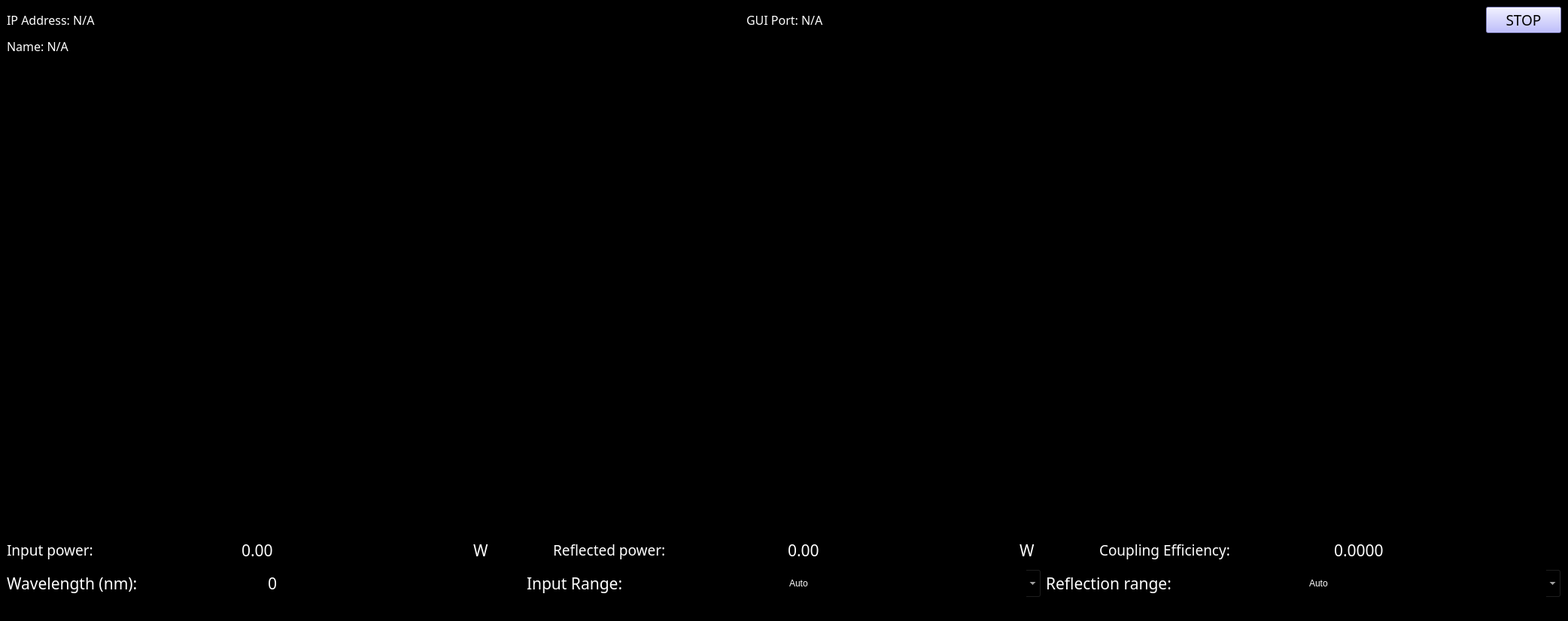
<?xml version="1.0" encoding="UTF-8"?>
<ui version="4.0">
 <class>MainWindow</class>
 <widget class="QMainWindow" name="MainWindow">
  <property name="geometry">
   <rect>
    <x>0</x>
    <y>0</y>
    <width>2084</width>
    <height>826</height>
   </rect>
  </property>
  <property name="sizePolicy">
   <sizepolicy hsizetype="Expanding" vsizetype="Expanding">
    <horstretch>0</horstretch>
    <verstretch>0</verstretch>
   </sizepolicy>
  </property>
  <property name="windowTitle">
   <string>Fiber Coupling</string>
  </property>
  <property name="styleSheet">
   <string notr="true">background-color: rgb(0, 0, 0);</string>
  </property>
  <widget class="QWidget" name="centralwidget">
   <layout class="QVBoxLayout" name="verticalLayout">
    <item>
     <layout class="QHBoxLayout" name="horizontalLayout_84">
      <property name="spacing">
       <number>100</number>
      </property>
      <item>
       <widget class="QLabel" name="ip_label">
        <property name="font">
         <font>
          <family>Calibri Light</family>
          <pointsize>12</pointsize>
          <weight>3</weight>
          <italic>false</italic>
          <bold>false</bold>
         </font>
        </property>
        <property name="styleSheet">
         <string notr="true">color: rgb(255, 255, 255);
font: 25 12pt &quot;Calibri Light&quot;;</string>
        </property>
        <property name="text">
         <string>&lt;html&gt;&lt;head/&gt;&lt;body&gt;&lt;p&gt;&lt;span style=&quot; color:#ffffff;&quot;&gt;IP Address: N/A&lt;/span&gt;&lt;/p&gt;&lt;/body&gt;&lt;/html&gt;</string>
        </property>
       </widget>
      </item>
      <item>
       <widget class="QLabel" name="port_label">
        <property name="font">
         <font>
          <family>Calibri Light</family>
          <pointsize>12</pointsize>
          <weight>3</weight>
          <italic>false</italic>
          <bold>false</bold>
         </font>
        </property>
        <property name="styleSheet">
         <string notr="true">color: rgb(255, 255, 255);
font: 25 12pt &quot;Calibri Light&quot;;</string>
        </property>
        <property name="text">
         <string>&lt;html&gt;&lt;head/&gt;&lt;body&gt;&lt;p&gt;&lt;span style=&quot; color:#ffffff;&quot;&gt;GUI Port: N/A&lt;/span&gt;&lt;/p&gt;&lt;/body&gt;&lt;/html&gt;</string>
        </property>
       </widget>
      </item>
      <item>
       <widget class="QPushButton" name="stop_button">
        <property name="enabled">
         <bool>true</bool>
        </property>
        <property name="maximumSize">
         <size>
          <width>100</width>
          <height>16777215</height>
         </size>
        </property>
        <property name="font">
         <font>
          <family>Calibri Light</family>
          <pointsize>14</pointsize>
         </font>
        </property>
        <property name="mouseTracking">
         <bool>false</bool>
        </property>
        <property name="autoFillBackground">
         <bool>false</bool>
        </property>
        <property name="styleSheet">
         <string notr="true">background-color: rgb(170, 170, 255);</string>
        </property>
        <property name="text">
         <string>STOP</string>
        </property>
        <property name="checkable">
         <bool>true</bool>
        </property>
       </widget>
      </item>
     </layout>
    </item>
    <item>
     <layout class="QHBoxLayout" name="horizontalLayout_85">
      <property name="spacing">
       <number>100</number>
      </property>
      <item>
       <widget class="QLabel" name="name_label">
        <property name="font">
         <font>
          <family>Calibri Light</family>
          <pointsize>12</pointsize>
          <weight>3</weight>
          <italic>false</italic>
          <bold>false</bold>
         </font>
        </property>
        <property name="styleSheet">
         <string notr="true">color: rgb(255, 255, 255);
font: 25 12pt &quot;Calibri Light&quot;;</string>
        </property>
        <property name="text">
         <string>&lt;html&gt;&lt;head/&gt;&lt;body&gt;&lt;p&gt;Name: N/A&lt;/p&gt;&lt;/body&gt;&lt;/html&gt;</string>
        </property>
       </widget>
      </item>
     </layout>
    </item>
    <item>
     <layout class="QHBoxLayout" name="horizontalLayout">
      <item>
       <widget class="PlotWidget" name="graph_widget_input" native="true">
        <property name="sizePolicy">
         <sizepolicy hsizetype="Expanding" vsizetype="Expanding">
          <horstretch>0</horstretch>
          <verstretch>0</verstretch>
         </sizepolicy>
        </property>
        <property name="minimumSize">
         <size>
          <width>300</width>
          <height>0</height>
         </size>
        </property>
        <widget class="GraphicsView" name="legend_widget_input">
         <property name="enabled">
          <bool>true</bool>
         </property>
         <property name="geometry">
          <rect>
           <x>510</x>
           <y>90</y>
           <width>0</width>
           <height>0</height>
          </rect>
         </property>
         <property name="minimumSize">
          <size>
           <width>0</width>
           <height>0</height>
          </size>
         </property>
         <property name="maximumSize">
          <size>
           <width>0</width>
           <height>0</height>
          </size>
         </property>
        </widget>
       </widget>
      </item>
      <item>
       <widget class="PlotWidget" name="graph_widget_reflected" native="true">
        <property name="sizePolicy">
         <sizepolicy hsizetype="Expanding" vsizetype="Expanding">
          <horstretch>0</horstretch>
          <verstretch>0</verstretch>
         </sizepolicy>
        </property>
        <property name="minimumSize">
         <size>
          <width>300</width>
          <height>0</height>
         </size>
        </property>
        <widget class="GraphicsView" name="legend_widget_reflected">
         <property name="enabled">
          <bool>true</bool>
         </property>
         <property name="geometry">
          <rect>
           <x>500</x>
           <y>90</y>
           <width>0</width>
           <height>0</height>
          </rect>
         </property>
         <property name="minimumSize">
          <size>
           <width>0</width>
           <height>0</height>
          </size>
         </property>
         <property name="maximumSize">
          <size>
           <width>0</width>
           <height>0</height>
          </size>
         </property>
        </widget>
       </widget>
      </item>
      <item>
       <widget class="PlotWidget" name="graph_widget_coupling" native="true">
        <property name="sizePolicy">
         <sizepolicy hsizetype="Expanding" vsizetype="Expanding">
          <horstretch>0</horstretch>
          <verstretch>0</verstretch>
         </sizepolicy>
        </property>
        <property name="minimumSize">
         <size>
          <width>300</width>
          <height>0</height>
         </size>
        </property>
        <widget class="GraphicsView" name="legend_widget_coupling">
         <property name="enabled">
          <bool>true</bool>
         </property>
         <property name="geometry">
          <rect>
           <x>510</x>
           <y>100</y>
           <width>0</width>
           <height>0</height>
          </rect>
         </property>
         <property name="minimumSize">
          <size>
           <width>0</width>
           <height>0</height>
          </size>
         </property>
         <property name="maximumSize">
          <size>
           <width>0</width>
           <height>0</height>
          </size>
         </property>
        </widget>
       </widget>
      </item>
     </layout>
    </item>
    <item>
     <layout class="QHBoxLayout" name="horizontalLayout_2">
      <item>
       <widget class="QLabel" name="label_4">
        <property name="font">
         <font>
          <family>Calibri Light</family>
          <pointsize>16</pointsize>
         </font>
        </property>
        <property name="styleSheet">
         <string notr="true">color: rgb(255, 255, 255);</string>
        </property>
        <property name="text">
         <string>&lt;html&gt;&lt;head/&gt;&lt;body&gt;&lt;p&gt;&lt;span style=&quot; font-size:14pt;&quot;&gt;Input power:&lt;/span&gt;&lt;/p&gt;&lt;/body&gt;&lt;/html&gt;</string>
        </property>
       </widget>
      </item>
      <item>
       <widget class="QDoubleSpinBox" name="number_widget_input">
        <property name="font">
         <font>
          <family>Calibri Light</family>
          <pointsize>16</pointsize>
         </font>
        </property>
        <property name="styleSheet">
         <string notr="true">color: rgb(255, 255, 255);
selection-background-color: rgb(0, 85, 0);
selection-color: rgb(255, 255, 255);</string>
        </property>
        <property name="frame">
         <bool>false</bool>
        </property>
        <property name="buttonSymbols">
         <enum>QAbstractSpinBox::NoButtons</enum>
        </property>
        <property name="accelerated">
         <bool>false</bool>
        </property>
        <property name="correctionMode">
         <enum>QAbstractSpinBox::CorrectToNearestValue</enum>
        </property>
        <property name="keyboardTracking">
         <bool>false</bool>
        </property>
        <property name="decimals">
         <number>2</number>
        </property>
        <property name="minimum">
         <double>-1000.000000000000000</double>
        </property>
        <property name="maximum">
         <double>1000.000000000000000</double>
        </property>
        <property name="singleStep">
         <double>0.000010000000000</double>
        </property>
       </widget>
      </item>
      <item>
       <widget class="QLabel" name="label_widget_input">
        <property name="maximumSize">
         <size>
          <width>100</width>
          <height>16777215</height>
         </size>
        </property>
        <property name="font">
         <font>
          <family>Calibri Light</family>
          <pointsize>16</pointsize>
         </font>
        </property>
        <property name="styleSheet">
         <string notr="true">color: rgb(255, 255, 255);</string>
        </property>
        <property name="text">
         <string>W</string>
        </property>
       </widget>
      </item>
      <item>
       <widget class="QLabel" name="label_5">
        <property name="font">
         <font>
          <family>Calibri Light</family>
          <pointsize>16</pointsize>
         </font>
        </property>
        <property name="styleSheet">
         <string notr="true">color: rgb(255, 255, 255);</string>
        </property>
        <property name="text">
         <string>&lt;html&gt;&lt;head/&gt;&lt;body&gt;&lt;p&gt;&lt;span style=&quot; font-size:14pt;&quot;&gt;Reflected power:&lt;/span&gt;&lt;/p&gt;&lt;/body&gt;&lt;/html&gt;</string>
        </property>
       </widget>
      </item>
      <item>
       <widget class="QDoubleSpinBox" name="number_widget_reflected">
        <property name="font">
         <font>
          <family>Calibri Light</family>
          <pointsize>16</pointsize>
         </font>
        </property>
        <property name="styleSheet">
         <string notr="true">color: rgb(255, 255, 255);
selection-background-color: rgb(0, 85, 0);
selection-color: rgb(255, 255, 255);</string>
        </property>
        <property name="frame">
         <bool>false</bool>
        </property>
        <property name="buttonSymbols">
         <enum>QAbstractSpinBox::NoButtons</enum>
        </property>
        <property name="accelerated">
         <bool>false</bool>
        </property>
        <property name="correctionMode">
         <enum>QAbstractSpinBox::CorrectToNearestValue</enum>
        </property>
        <property name="keyboardTracking">
         <bool>false</bool>
        </property>
        <property name="decimals">
         <number>2</number>
        </property>
        <property name="minimum">
         <double>-1000.000000000000000</double>
        </property>
        <property name="maximum">
         <double>1000.000000000000000</double>
        </property>
        <property name="singleStep">
         <double>0.000010000000000</double>
        </property>
       </widget>
      </item>
      <item>
       <widget class="QLabel" name="label_widget_reflected">
        <property name="maximumSize">
         <size>
          <width>100</width>
          <height>16777215</height>
         </size>
        </property>
        <property name="font">
         <font>
          <family>Calibri Light</family>
          <pointsize>16</pointsize>
         </font>
        </property>
        <property name="styleSheet">
         <string notr="true">color: rgb(255, 255, 255);</string>
        </property>
        <property name="text">
         <string>W</string>
        </property>
       </widget>
      </item>
      <item>
       <widget class="QLabel" name="label_6">
        <property name="font">
         <font>
          <family>Calibri Light</family>
          <pointsize>16</pointsize>
         </font>
        </property>
        <property name="styleSheet">
         <string notr="true">color: rgb(255, 255, 255);</string>
        </property>
        <property name="text">
         <string>&lt;html&gt;&lt;head/&gt;&lt;body&gt;&lt;p&gt;&lt;span style=&quot; font-size:14pt;&quot;&gt;Coupling Efficiency:&lt;/span&gt;&lt;/p&gt;&lt;/body&gt;&lt;/html&gt;</string>
        </property>
       </widget>
      </item>
      <item>
       <widget class="QDoubleSpinBox" name="number_widget_coupling">
        <property name="font">
         <font>
          <family>Calibri Light</family>
          <pointsize>16</pointsize>
         </font>
        </property>
        <property name="styleSheet">
         <string notr="true">color: rgb(255, 255, 255);
selection-background-color: rgb(0, 85, 0);
selection-color: rgb(255, 255, 255);</string>
        </property>
        <property name="frame">
         <bool>false</bool>
        </property>
        <property name="buttonSymbols">
         <enum>QAbstractSpinBox::NoButtons</enum>
        </property>
        <property name="accelerated">
         <bool>false</bool>
        </property>
        <property name="correctionMode">
         <enum>QAbstractSpinBox::CorrectToNearestValue</enum>
        </property>
        <property name="keyboardTracking">
         <bool>false</bool>
        </property>
        <property name="decimals">
         <number>4</number>
        </property>
        <property name="minimum">
         <double>0.000000000000000</double>
        </property>
        <property name="maximum">
         <double>1.000000000000000</double>
        </property>
        <property name="singleStep">
         <double>0.000010000000000</double>
        </property>
       </widget>
      </item>
     </layout>
    </item>
    <item>
     <layout class="QHBoxLayout" name="horizontalLayout_3">
      <item>
       <widget class="QLabel" name="label">
        <property name="font">
         <font>
          <family>Calibri Light</family>
          <pointsize>16</pointsize>
         </font>
        </property>
        <property name="styleSheet">
         <string notr="true">color: rgb(255, 255, 255);</string>
        </property>
        <property name="text">
         <string>Wavelength (nm):</string>
        </property>
       </widget>
      </item>
      <item>
       <widget class="QDoubleSpinBox" name="number_widget_wl">
        <property name="font">
         <font>
          <family>Calibri Light</family>
          <pointsize>16</pointsize>
         </font>
        </property>
        <property name="styleSheet">
         <string notr="true">color: rgb(255, 255, 255);
selection-background-color: rgb(0, 85, 0);
selection-color: rgb(255, 255, 255);</string>
        </property>
        <property name="frame">
         <bool>false</bool>
        </property>
        <property name="buttonSymbols">
         <enum>QAbstractSpinBox::NoButtons</enum>
        </property>
        <property name="decimals">
         <number>0</number>
        </property>
        <property name="maximum">
         <double>2000.000000000000000</double>
        </property>
       </widget>
      </item>
      <item>
       <widget class="QLabel" name="label_7">
        <property name="font">
         <font>
          <family>Calibri Light</family>
          <pointsize>16</pointsize>
         </font>
        </property>
        <property name="styleSheet">
         <string notr="true">color: rgb(255, 255, 255);</string>
        </property>
        <property name="text">
         <string>&lt;html&gt;&lt;head/&gt;&lt;body&gt;&lt;p&gt;Input Range:&lt;/p&gt;&lt;/body&gt;&lt;/html&gt;</string>
        </property>
       </widget>
      </item>
      <item>
       <widget class="QComboBox" name="combo_widget_1">
        <property name="font">
         <font>
          <family>Calibri Light</family>
          <pointsize>16</pointsize>
          <weight>3</weight>
          <italic>false</italic>
          <bold>false</bold>
         </font>
        </property>
        <property name="styleSheet">
         <string notr="true">font: 25 16pt &quot;Calibri Light&quot;;
color: rgb(255, 255, 255);</string>
        </property>
        <property name="editable">
         <bool>true</bool>
        </property>
        <item>
         <property name="text">
          <string>Auto</string>
         </property>
        </item>
        <item>
         <property name="text">
          <string>1 nW</string>
         </property>
        </item>
        <item>
         <property name="text">
          <string>10 nW</string>
         </property>
        </item>
        <item>
         <property name="text">
          <string>100 nW</string>
         </property>
        </item>
        <item>
         <property name="text">
          <string>1 uW</string>
         </property>
        </item>
        <item>
         <property name="text">
          <string>10 uW</string>
         </property>
        </item>
        <item>
         <property name="text">
          <string>100 uW</string>
         </property>
        </item>
        <item>
         <property name="text">
          <string>1 mW</string>
         </property>
        </item>
        <item>
         <property name="text">
          <string>10 mW</string>
         </property>
        </item>
        <item>
         <property name="text">
          <string>100 mW</string>
         </property>
        </item>
        <item>
         <property name="text">
          <string>1 W</string>
         </property>
        </item>
        <item>
         <property name="text">
          <string>10 W</string>
         </property>
        </item>
        <item>
         <property name="text">
          <string>100 W</string>
         </property>
        </item>
        <item>
         <property name="text">
          <string>1 kW</string>
         </property>
        </item>
       </widget>
      </item>
      <item>
       <widget class="QLabel" name="label_8">
        <property name="font">
         <font>
          <family>Calibri Light</family>
          <pointsize>16</pointsize>
         </font>
        </property>
        <property name="styleSheet">
         <string notr="true">color: rgb(255, 255, 255);</string>
        </property>
        <property name="text">
         <string>&lt;html&gt;&lt;head/&gt;&lt;body&gt;&lt;p&gt;Reflection range:&lt;/p&gt;&lt;/body&gt;&lt;/html&gt;</string>
        </property>
       </widget>
      </item>
      <item>
       <widget class="QComboBox" name="combo_widget_2">
        <property name="font">
         <font>
          <family>Calibri Light</family>
          <pointsize>16</pointsize>
          <weight>3</weight>
          <italic>false</italic>
          <bold>false</bold>
         </font>
        </property>
        <property name="styleSheet">
         <string notr="true">color: rgb(255, 255, 255);
font: 25 16pt &quot;Calibri Light&quot;;</string>
        </property>
        <property name="editable">
         <bool>true</bool>
        </property>
        <item>
         <property name="text">
          <string>Auto</string>
         </property>
        </item>
        <item>
         <property name="text">
          <string>1 nW</string>
         </property>
        </item>
        <item>
         <property name="text">
          <string>10 nW</string>
         </property>
        </item>
        <item>
         <property name="text">
          <string>100 nW</string>
         </property>
        </item>
        <item>
         <property name="text">
          <string>1 uW</string>
         </property>
        </item>
        <item>
         <property name="text">
          <string>10 uW</string>
         </property>
        </item>
        <item>
         <property name="text">
          <string>100 uW</string>
         </property>
        </item>
        <item>
         <property name="text">
          <string>1 mW</string>
         </property>
        </item>
        <item>
         <property name="text">
          <string>10 mW</string>
         </property>
        </item>
        <item>
         <property name="text">
          <string>100 mW</string>
         </property>
        </item>
        <item>
         <property name="text">
          <string>1 W</string>
         </property>
        </item>
        <item>
         <property name="text">
          <string>10 W</string>
         </property>
        </item>
        <item>
         <property name="text">
          <string>100 W</string>
         </property>
        </item>
        <item>
         <property name="text">
          <string>1 kW</string>
         </property>
        </item>
       </widget>
      </item>
     </layout>
    </item>
   </layout>
  </widget>
  <widget class="QMenuBar" name="menubar">
   <property name="geometry">
    <rect>
     <x>0</x>
     <y>0</y>
     <width>2084</width>
     <height>26</height>
    </rect>
   </property>
  </widget>
  <widget class="QStatusBar" name="statusbar"/>
 </widget>
 <customwidgets>
  <customwidget>
   <class>PlotWidget</class>
   <extends>QWidget</extends>
   <header>pyqtgraph</header>
   <container>1</container>
  </customwidget>
  <customwidget>
   <class>GraphicsView</class>
   <extends>QGraphicsView</extends>
   <header>pyqtgraph</header>
  </customwidget>
 </customwidgets>
 <resources/>
 <connections/>
</ui>
